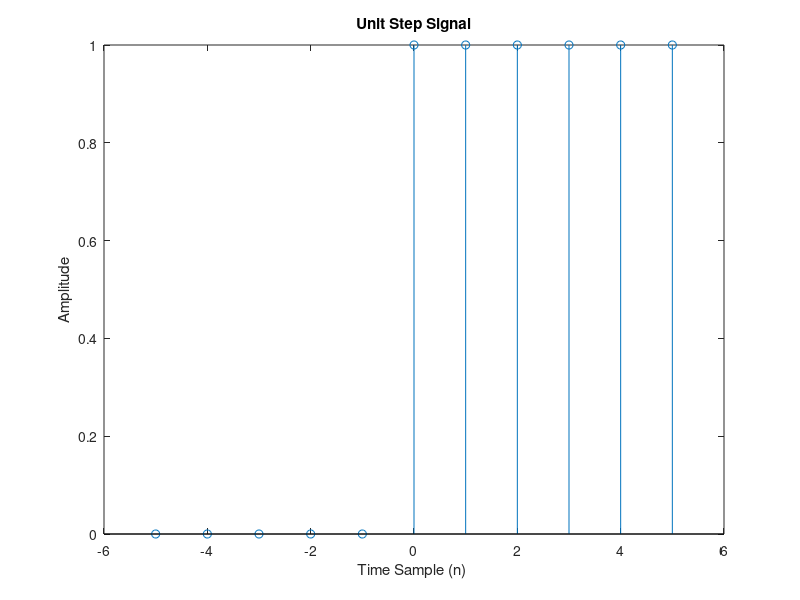

The MATLAB script that drew this image:
range = input('Input range: ');%take 5 / [-5:5]
n = -range : range;
unit = (n>=0).*1;

stem(n , unit);
xlabel('Time Sample (n) ');
ylabel('Amplitude');
title('Unit Step Signal');